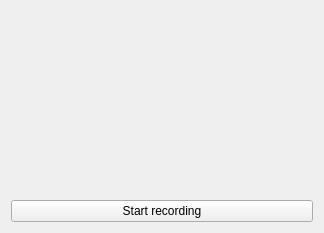
<?xml version="1.0" encoding="UTF-8"?>
<ui version="4.0">
 <class>RBRmdClient</class>
 <widget class="QWidget" name="RBRmdClient">
  <property name="geometry">
   <rect>
    <x>0</x>
    <y>0</y>
    <width>324</width>
    <height>233</height>
   </rect>
  </property>
  <property name="windowTitle">
   <string>Form</string>
  </property>
  <layout class="QGridLayout" name="gridLayout">
   <item row="0" column="0">
    <widget class="QLabel" name="showRmd">
     <property name="text">
      <string/>
     </property>
    </widget>
   </item>
   <item row="1" column="0">
    <widget class="QPushButton" name="startButton">
     <property name="text">
      <string>Start recording</string>
     </property>
    </widget>
   </item>
  </layout>
 </widget>
 <resources/>
 <connections/>
</ui>
